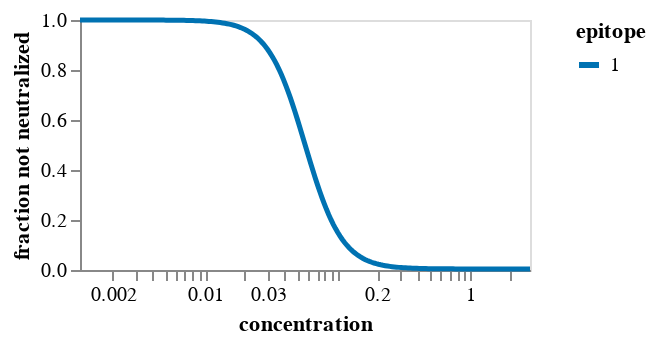

The notebook cell saved with this chart:
### Markdown cell above
## Fit `polyclonal` model
Fit the model.
If there is more than one epitope, we fit models with fewer epitopes too:

### Code cell
# first build up arguments used to specify fitting
n_epitopes = params["polyclonal_params"]["n_epitopes"]
spatial_distances = params["polyclonal_params"]["spatial_distances"]
fit_kwargs = params["polyclonal_params"]["fit_kwargs"]
escape_plot_kwargs = params["escape_plot_kwargs"]
plot_hide_stats = params["plot_hide_stats"]

site_numbering_map = pd.read_csv(site_numbering_map_csv).sort_values("sequential_site")

escape_plot_kwargs["df_to_merge"] = [
    site_numbering_map.rename(columns={"reference_site": "site"})[
        ["site", "sequential_site", "region"]
    ]
]

if "addtl_slider_stats" not in escape_plot_kwargs:
    escape_plot_kwargs["addtl_slider_stats"] = {}
if "addtl_slider_stats_hide_not_filter" not in escape_plot_kwargs:
    escape_plot_kwargs["addtl_slider_stats_hide_not_filter"] = []

for stat, stat_d in plot_hide_stats.items():
    escape_plot_kwargs["addtl_slider_stats"][stat] = stat_d["init"]
    escape_plot_kwargs["addtl_slider_stats_hide_not_filter"].append(stat)
    escape_plot_kwargs["df_to_merge"].append(
        pd.read_csv(stat_d["csv"]).rename(columns={stat_d["csv_col"]: stat})[
            ["site", "mutant", stat]
        ]
    )

if spatial_distances is not None:
    print(f"Reading spatial distances from {spatial_distances}")
    spatial_distances = pd.read_csv(spatial_distances)
    print(f"Read spatial distances for {len(spatial_distances)} residue pairs")

# now fit the models
for n in range(1, n_epitopes + 1):
    print(f"\n\nFitting a model for {n} epitopes")

    model = polyclonal.Polyclonal(
        n_epitopes=n,
        data_to_fit=(
            prob_escape.query("retain").query("use_in_fit")[
                ["aa_substitutions", "concentration", "prob_escape"]
            ]
        ),
        alphabet=polyclonal.AAS_WITHSTOP_WITHGAP,
        spatial_distances=spatial_distances,
        sites=site_numbering_map["reference_site"],
    )

    opt_res = model.fit(**fit_kwargs)

    print("Here is the neutralization curve:")
    display(model.curves_plot())
    print("Here is the mutation-escape plot:")
    display(model.mut_escape_plot(**escape_plot_kwargs))

print(f"\n\nWriting the {n} epitope model to {pickle_file}")
with open(pickle_file, "wb") as f:
    pickle.dump(model, f)

### Figure 1 — Vega-Lite specification as saved in the notebook (floating-point values rounded to 4 significant figures; data arrays with more than 128 entries replaced by an {"elided": "..."} marker saying what was removed)
{"config": {"view": {"continuousWidth": 300, "continuousHeight": 300}, "axis": {"grid": false, "labelOverlap": true}, "legend": {"symbolStrokeWidth": 3}}, "data": {"name": "data-f211f4a10703ca7a0f12f2c769e4fc72"}, "mark": {"type": "line"}, "encoding": {"color": {"field": "epitope", "scale": {"domain": ["1"], "range": ["#0072B2"]}, "sort": ["1"], "type": "nominal"}, "detail": {}, "opacity": {"field": "is_weighted_replicate", "legend": null, "scale": {"domain": [0, 1], "nice": false, "range": [0.5, 1]}, "type": "quantitative"}, "strokeWidth": {"field": "is_weighted_replicate", "legend": null, "scale": {"domain": [0, 1], "nice": false, "range": [1, 2.5]}, "type": "quantitative"}, "tooltip": [{"field": "epitope", "type": "nominal"}, {"field": "activity", "format": ".3g", "type": "quantitative"}, {"field": "hill_coefficient", "format": ".3g", "type": "quantitative"}, {"field": "non_neutralized_frac", "format": ".3g", "type": "quantitative"}, {"field": "c", "format": ".3g", "title": "concentration", "type": "quantitative"}, {"field": "u", "format": ".3g", "title": "fraction not neutralized", "type": "quantitative"}], "x": {"field": "c", "scale": {"nice": false, "type": "log"}, "title": "concentration", "type": "quantitative"}, "y": {"field": "u", "title": "fraction not neutralized", "type": "quantitative"}}, "height": 125, "params": [{"name": "param_1", "select": {"type": "point", "fields": ["epitope"]}, "bind": "legend"}], "transform": [{"filter": {"param": "param_1"}}], "width": 225, "$schema": "https://vega.github.io/schema/vega-lite/v5.8.0.json", "datasets": {"data-f211f4a10703ca7a0f12f2c769e4fc72": {"elided": "200 records"}}}
